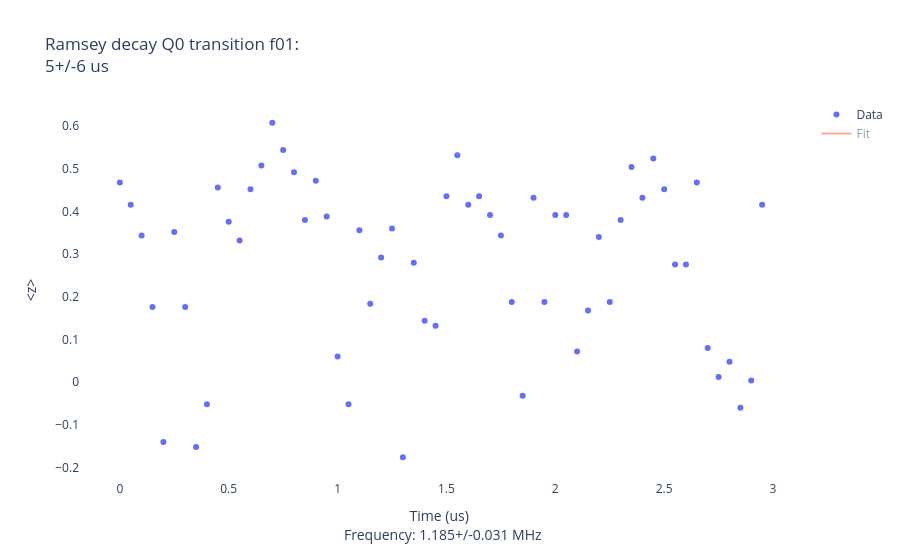

Notebook source saved alongside this figure:
### Markdown cell above
## Ramsey — 1 MHz offset, 3 µs window

### Code cell
ramsey_medium = SimpleRamseyMultilevel(dut=dut, set_offset=1, stop=3, step=0.05, update=True)

### Figure 1 — Plotly figure (JSON) as saved in the notebook; plotly's stock layout.template omitted (floating-point values rounded to 4 significant figures; data arrays with more than 128 entries replaced by an {"elided": "..."} marker saying what was removed)
{"data": [{"mode": "markers", "name": "Data", "type": "scatter", "x": [0.0, 0.05, 0.1, 0.15, 0.2, 0.25, 0.3, 0.35, 0.4, 0.45, 0.5, 0.55, 0.6, 0.65, 0.7, 0.75, 0.8, 0.85, 0.9, 0.95, 1.0, 1.05, 1.1, 1.15, 1.2, 1.25, 1.3, 1.35, 1.4, 1.45, 1.5, 1.55, 1.6, 1.65, 1.7, 1.75, 1.8, 1.85, 1.9, 1.95, 2.0, 2.05, 2.1, 2.15, 2.2, 2.25, 2.3, 2.35, 2.4, 2.45, 2.5, 2.55, 2.6, 2.65, 2.7, 2.75, 2.8, 2.85, 2.9, 2.95], "xaxis": "x", "y": [0.468, 0.416, 0.344, 0.176, -0.14, 0.352, 0.176, -0.152, -0.052, 0.456, 0.376, 0.332, 0.452, 0.508, 0.608, 0.544, 0.492, 0.38, 0.472, 0.388, 0.06, -0.052, 0.356, 0.184, 0.292, 0.36, -0.176, 0.28, 0.144, 0.132, 0.436, 0.532, 0.416, 0.436, 0.392, 0.344, 0.188, -0.032, 0.432, 0.188, 0.392, 0.392, 0.072, 0.168, 0.34, 0.188, 0.38, 0.504, 0.432, 0.524, 0.452, 0.276, 0.276, 0.468, 0.08, 0.012, 0.048, -0.06, 0.004, 0.416], "yaxis": "y"}, {"mode": "lines", "name": "Fit", "type": "scatter", "visible": "legendonly", "x": {"elided": "600 float values"}, "xaxis": "x", "y": {"elided": "600 float values"}, "yaxis": "y"}], "layout": {"plot_bgcolor": "white", "title": {"text": "Ramsey decay Q0 transition f01: <br>5+/-6 us"}, "xaxis": {"anchor": "y", "domain": [0, 1], "title": {"text": "Time (us) <br> Frequency: 1.185+/-0.031 MHz"}}, "yaxis": {"anchor": "x", "domain": [0, 1], "title": {"text": "<z>"}}}}
